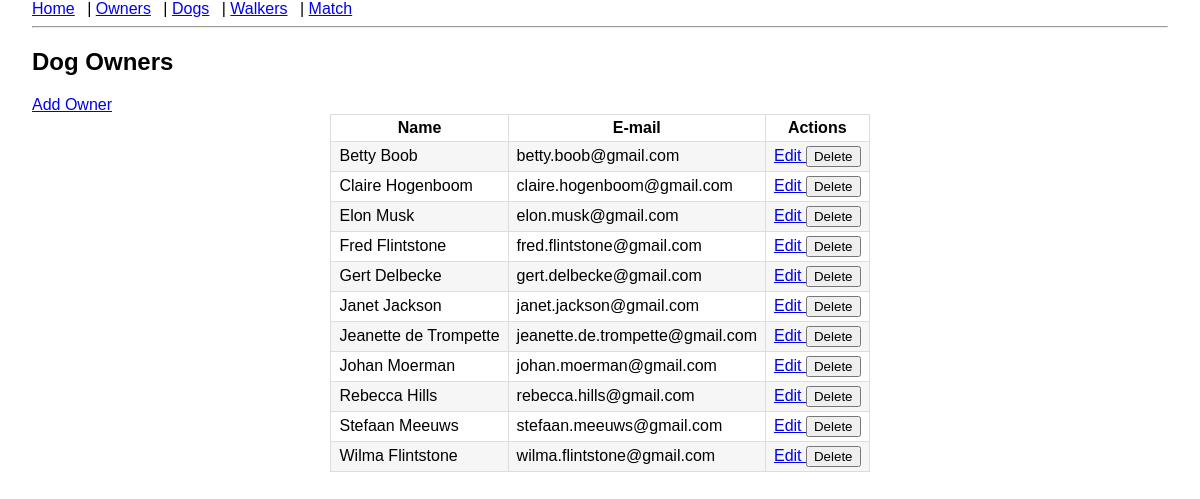
/owners, run on the app's committed database.
### models.py (models this page shows)
class DogOwner(db.Model):
    id = db.Column(db.Integer, primary_key=True)
    name = db.Column(db.String(100), nullable=False)
    email = db.Column(db.String(120))
    dogs = db.relationship("Dog", backref="owner", cascade="all, delete-orphan")

### app.py (the view)
@app.route("/owners")
def owners():
    owners = DogOwner.query.order_by(DogOwner.name.asc()).all()
    return render_template("owners.html", owners=owners)

### templates/owners.html
{% extends "layout.html" %}
{% block content %}
<h2>Dog Owners</h2>
<a href="{{ url_for('add_owner') }}">Add Owner</a>
<table class="table table-striped table-centered">
    <tr>
        <th>Name</th>
        <th>E-mail</th>
        <th>Actions</th>
    </tr>
    {% for o in owners %}
    <tr>
        <td>{{ o.name }}</td>
        <td>{{ o.email }}</td>
        <td>
            <a href="{{ url_for('edit_owner', owner_id=o.id) }}">
                Edit
            </a>
            <form action="{{ url_for('delete_owner', owner_id=o.id) }}" method="post" style="display:inline;">
                <button type="submit" onclick="return confirm('Are you sure you want to delete this owner?');">
                    Delete
                </button>
            </form>
        </td>
    </tr>
    {% endfor %}
</table>
{% endblock %}

### static/style.css (style rules this page uses)
body { font-family: Arial, sans-serif; margin: 0 2rem; }
table { border-collapse: collapse; width: auto; margin: 0 auto; }
th, td { border: 1px solid #ddd; padding: 4px 8px; }
tr:nth-child(even) { background: #f6f6f6; }

### static/css/custom.css (style rules this page uses)
.table-centered { margin: 0 auto; width: auto; }
.table-centered th, .table-centered td { white-space: nowrap; }

### data on the page
DogOwner: name "Betty Boob", email "betty.boob@gmail.com"
DogOwner: name "Claire Hogenboom", email "claire.hogenboom@gmail.com"
DogOwner: name "Elon Musk", email "elon.musk@gmail.com"
DogOwner: name "Fred Flintstone", email "fred.flintstone@gmail.com"
DogOwner: name "Gert Delbecke", email "gert.delbecke@gmail.com"
DogOwner: name "Janet Jackson", email "janet.jackson@gmail.com"
DogOwner: name "Jeanette de Trompette", email "jeanette.de.trompette@gmail.com"
DogOwner: name "Johan Moerman", email "johan.moerman@gmail.com"
DogOwner: name "Rebecca Hills", email "rebecca.hills@gmail.com"
DogOwner: name "Stefaan Meeuws", email "stefaan.meeuws@gmail.com"
DogOwner: name "Wilma Flintstone", email "wilma.flintstone@gmail.com"
